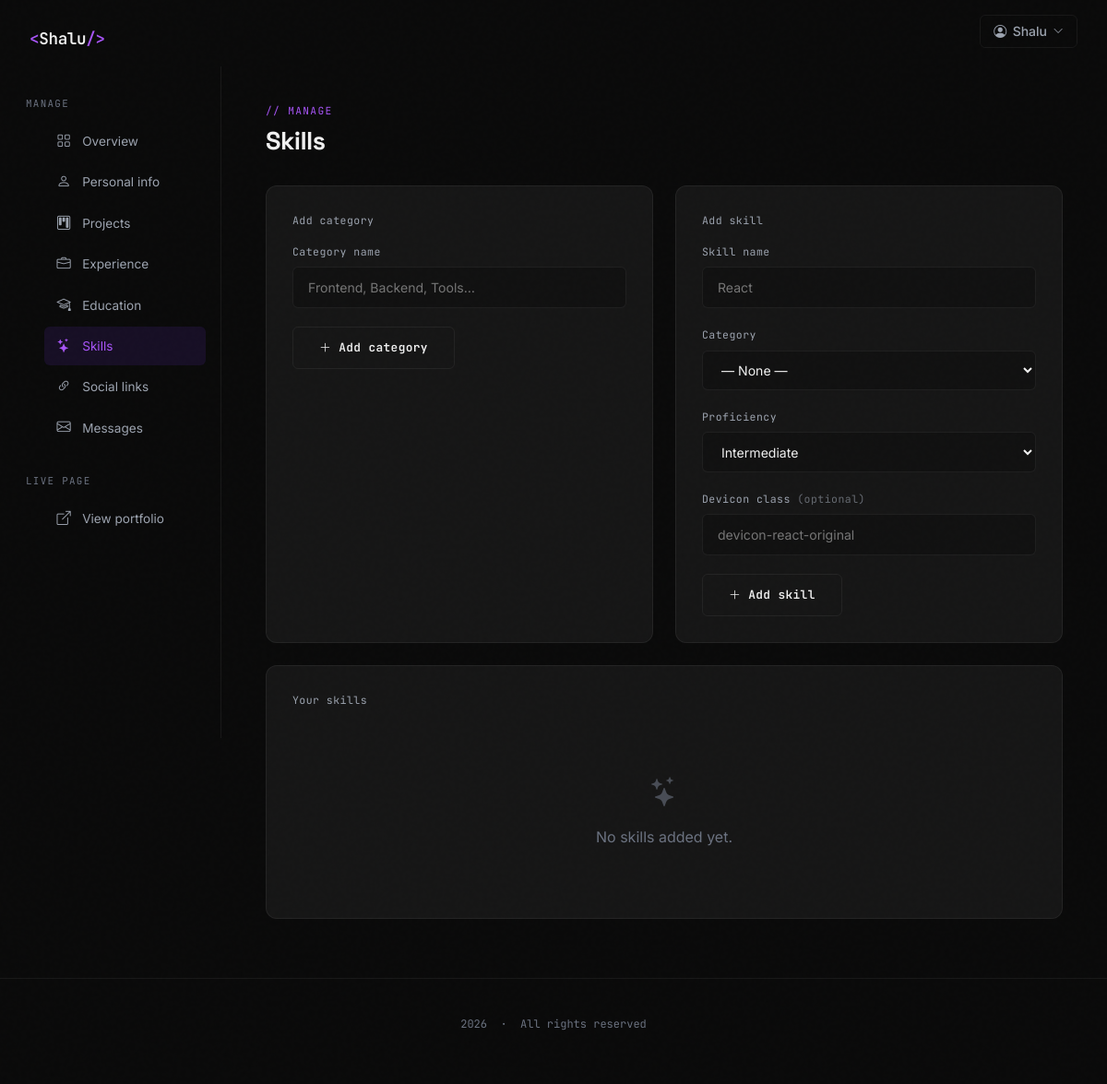
Before: /dashboard/skills/ (signed in) with the older database file.
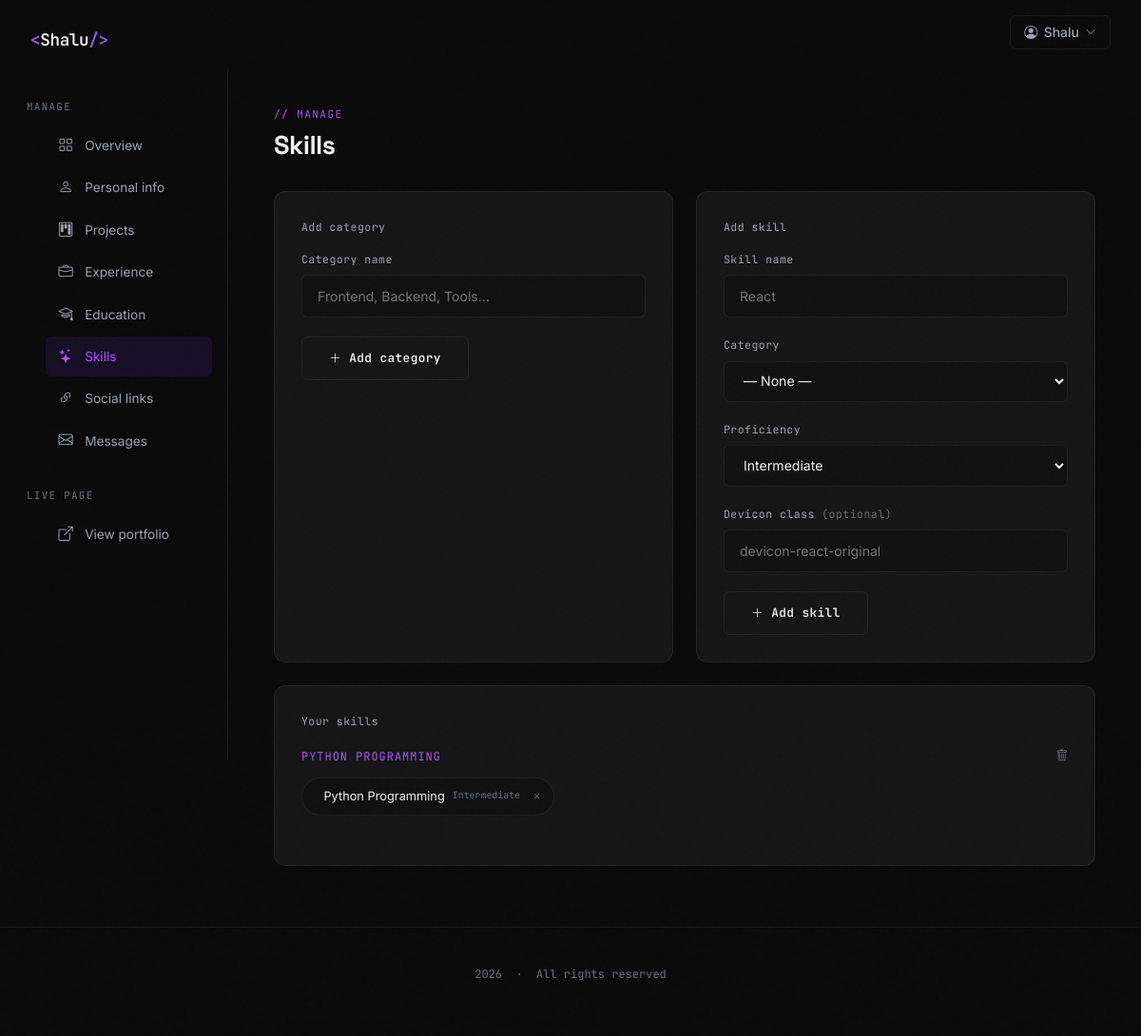
After: the same page with the newer database file.
### portfolio/models.py (models this page shows, shortened)
class SkillCategory(models.Model):
    user  = models.ForeignKey(User, on_delete=models.CASCADE, related_name='skill_categories')
    name  = models.CharField(max_length=60)
    order = models.PositiveSmallIntegerField(default=0)

class Skill(models.Model):
    LEVEL_CHOICES = [(1,'Beginner'),(2,'Elementary'),(3,'Intermediate'),(4,'Advanced'),(5,'Expert')]
    user        = models.ForeignKey(User, on_delete=models.CASCADE, related_name='skills')
    category    = models.ForeignKey(SkillCategory, on_delete=models.SET_NULL, null=True, blank=True, related_name='skills')
    name        = models.CharField(max_length=60)
    icon        = models.ImageField(upload_to='portfolio/skills/', blank=True, null=True)
    icon_class  = models.CharField(max_length=60, blank=True)
    proficiency = models.PositiveSmallIntegerField(choices=LEVEL_CHOICES, default=3)
    is_featured = models.BooleanField(default=False)
    order       = models.PositiveSmallIntegerField(default=0)

### portfolio/views.py (the view)
# urls.py: path('dashboard/skills/',             views.manage_skills,       name='manage_skills'),
@login_required
def manage_skills(request):
    categories = SkillCategory.objects.filter(user=request.user).prefetch_related('skills').order_by('order')
    uncategorized = Skill.objects.filter(user=request.user, category__isnull=True).order_by('order')
    if request.method == 'POST':
        form_type = request.POST.get('form_type')
        if form_type == 'category':
            cat_form = SkillCategoryForm(request.POST)
            if cat_form.is_valid():
                cat = cat_form.save(commit=False)
                cat.user = request.user
                cat.save()
                messages.success(request, 'Category added.')
                return redirect('manage_skills')
        elif form_type == 'skill':
            skill_form = SkillForm(request.POST, request.FILES)
            skill_form.fields['category'].queryset = SkillCategory.objects.filter(user=request.user)
            if skill_form.is_valid():
                skill = skill_form.save(commit=False)
                skill.user = request.user
                skill.save()
                messages.success(request, 'Skill added.')
                return redirect('manage_skills')
    else:
        skill_form = SkillForm()
        skill_form.fields['category'].queryset = SkillCategory.objects.filter(user=request.user)
        cat_form = SkillCategoryForm()
    return render(request, 'dashboard/skills.html', {
        'categories': categories,
        'uncategorized': uncategorized,
        'skill_form': skill_form,
        'cat_form': cat_form,
        'active_nav': 'skills',
    })

### portfolio/forms.py
class SkillForm(forms.ModelForm):
    class Meta:
        model   = Skill
        exclude = ['user']

class SkillCategoryForm(forms.ModelForm):
    class Meta:
        model   = SkillCategory
        exclude = ['user']

### templates/dashboard/skills.html (shortened to what this page needs)
{% extends "dashboard/base.html" %}
{% block dash_content %}
<div class="dash-header">
  <div class="dash-eyebrow">// manage</div>
  <h1 class="dash-title">Skills</h1>
</div>
<div class="sk-two-col">
  <div class="dash-card">
    <div class="dash-label" style="margin-bottom:1rem;">Add category</div>
    <form method="POST">
      <div class="dash-field">
        <label class="dash-label" for="id_cat_name">Category name</label>
        <input class="dash-input" type="text" id="id_cat_name" name="name" placeholder="Frontend, Backend, Tools…" required>
      </div>
      <button type="submit" class="btn-outline-custom"><i class="bi bi-plus-lg"></i> Add category</button>
    </form>
  </div>
  <div class="dash-card">
    <div class="dash-label" style="margin-bottom:1rem;">Add skill</div>
    <form method="POST" enctype="multipart/form-data">
      <div class="dash-field">
        <label class="dash-label" for="id_skill_name">Skill name</label>
        <input class="dash-input" type="text" id="id_skill_name" name="name" placeholder="React" required>
      </div>
      <div class="dash-field">
        <label class="dash-label" for="id_skill_category">Category</label>
        <select class="dash-select dash-input" id="id_skill_category" name="category">
          <option value="">— None —</option>
        </select>
      </div>
      <div class="dash-field">
        <label class="dash-label" for="id_proficiency">Proficiency</label>
        <select class="dash-select dash-input" id="id_proficiency" name="proficiency">
          {% for value, label in skill_form.fields.proficiency.choices %}
            <option value="{{ value }}" {% if value == 3 %}selected{% endif %}>{{ label }}</option>
          {% endfor %}
        </select>
      </div>
      <div class="dash-field">
        <label class="dash-label" for="id_icon_class">Devicon class <span style="opacity:.6;">(optional)</span></label>
        <input class="dash-input" type="text" id="id_icon_class" name="icon_class" placeholder="devicon-react-original">
      </div>
      <button type="submit" class="btn-outline-custom"><i class="bi bi-plus-lg"></i> Add skill</button>
    </form>
  </div>
</div>
<div class="dash-card">
  <div class="dash-label" style="margin-bottom:1.25rem;">Your skills</div>
  {% if categories or uncategorized %}
    {% for cat in categories %}
      <div class="sk-cat-group">
        <div class="sk-cat-name">
          {{ cat.name }}
          <form method="POST" action="{% url 'delete_skill_category' cat.pk %}" onsubmit="return confirm('Delete this category? Skills inside will become uncategorized.');" style="display:inline;">
            <button type="submit" style="background:none;border:none;color:var(--text-muted);cursor:pointer;font-size:.78rem;"><i class="bi bi-trash"></i></button>
          </form>
        </div>
        <div class="sk-pills">
          {% for s in cat.skills.all %}
          <span class="sk-pill">
            {{ s.name }} <span class="lvl">{{ s.get_proficiency_display }}</span>
            <form method="POST" action="{% url 'delete_skill' s.pk %}" onsubmit="return confirm('Remove this skill?');" style="display:inline;">
              <button type="submit"><i class="bi bi-x"></i></button>
            </form>
          </span>
          {% endfor %}
        </div>
      </div>
    {% endfor %}
  {% else %}
    <div class="dash-empty"><i class="bi bi-stars"></i>No skills added yet.</div>
  {% endif %}
</div>
{% endblock %}

Changed rows visible on the page:
added SkillCategory: name "PYTHON PROGRAMMING"
added Skill: name "Python Programming", proficiency "Intermediate"
Other visible differences:
text no longer shown: "No skills added yet."
